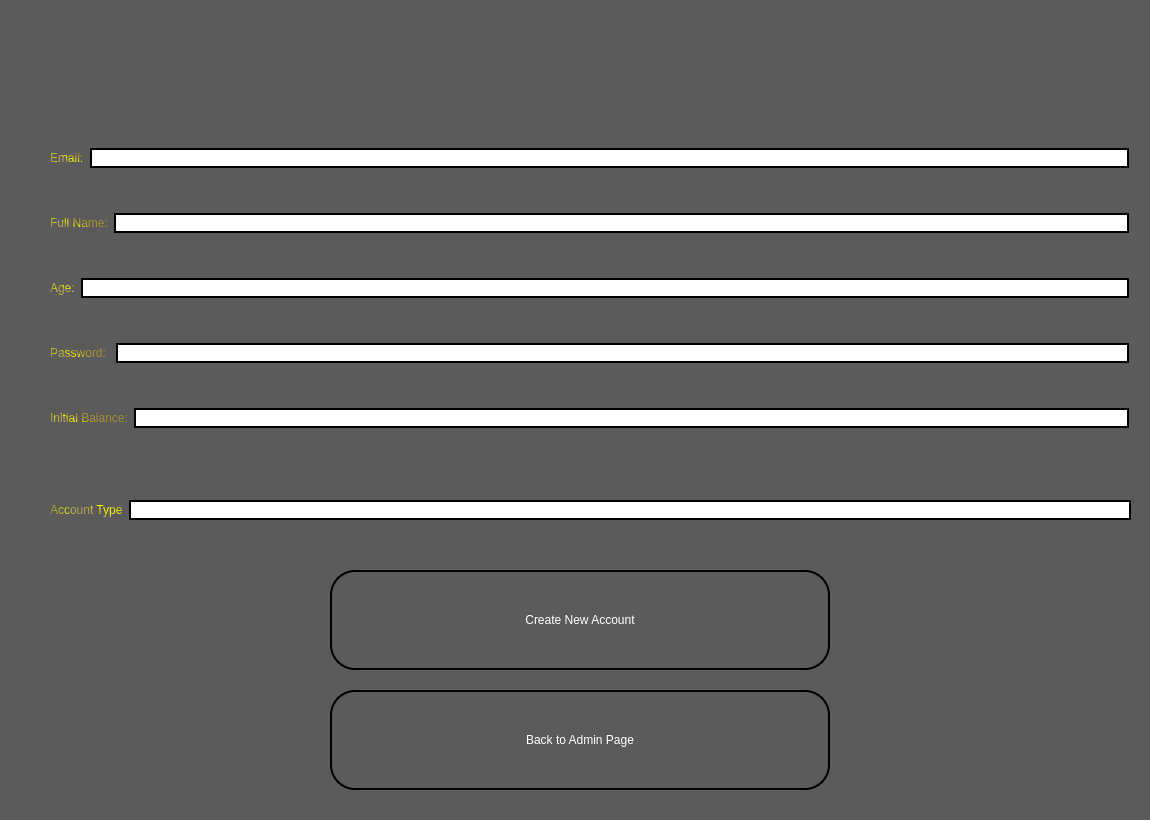
<?xml version="1.0" encoding="UTF-8"?>
<ui version="4.0">
 <class>Create_User</class>
 <widget class="QWidget" name="Create_User">
  <property name="geometry">
   <rect>
    <x>0</x>
    <y>0</y>
    <width>1150</width>
    <height>820</height>
   </rect>
  </property>
  <property name="windowTitle">
   <string>Admin - Create New User</string>
  </property>
  <property name="windowIcon">
   <iconset>
    <normaloff>C:/Users/Ahmed Mohammed/Desktop/Pictures/App_Icon.png</normaloff>C:/Users/Ahmed Mohammed/Desktop/Pictures/App_Icon.png</iconset>
  </property>
  <property name="styleSheet">
   <string notr="true">color: rgb(255, 255, 255);
font: 900 16pt &quot;Segoe UI&quot;;
</string>
  </property>
  <widget class="QLabel" name="Sign_In_Label">
   <property name="geometry">
    <rect>
     <x>0</x>
     <y>-60</y>
     <width>1161</width>
     <height>931</height>
    </rect>
   </property>
   <property name="sizePolicy">
    <sizepolicy hsizetype="Fixed" vsizetype="Fixed">
     <horstretch>0</horstretch>
     <verstretch>0</verstretch>
    </sizepolicy>
   </property>
   <property name="styleSheet">
    <string notr="true">background-color: rgb(91, 91, 91);</string>
   </property>
   <property name="text">
    <string/>
   </property>
   <property name="pixmap">
    <pixmap>C:/Users/Ahmed Mohammed/Desktop/Pictures/ezgif-6-82dce513e7.png</pixmap>
   </property>
   <property name="scaledContents">
    <bool>true</bool>
   </property>
  </widget>
  <widget class="QPushButton" name="pushButton">
   <property name="geometry">
    <rect>
     <x>330</x>
     <y>690</y>
     <width>500</width>
     <height>100</height>
    </rect>
   </property>
   <property name="styleSheet">
    <string notr="true">border-color: qlineargradient(spread:pad, x1:0, y1:0, x2:1, y2:0, stop:0 rgba(0, 0, 0, 255), stop:1 rgba(255, 255, 255, 255));
font: 700 20pt &quot;Segoe Script&quot;;
color: qconicalgradient(cx:0.058, cy:0.636, angle:0, stop:0 rgba(91, 80, 0, 255), stop:0.16 rgba(136, 106, 22, 255), stop:0.168269 rgba(235, 219, 102, 255), stop:0.225 rgba(128, 105, 15, 255), stop:0.285 rgba(204, 181, 74, 255), stop:0.415 rgba(245, 236, 112, 255), stop:0.52 rgba(209, 190, 76, 255), stop:0.57 rgba(187, 156, 51, 255), stop:0.695 rgba(202, 174, 68, 255), stop:0.75 rgba(218, 202, 86, 255), stop:0.815 rgba(208, 187, 73, 255), stop:0.88 rgba(187, 156, 51, 255), stop:0.935 rgba(137, 108, 26, 255), stop:0.990385 rgba(119, 98, 14, 255), stop:1 rgba(35, 40, 3, 255));


border-radius: 25px; /* This should be half of the width/height */
border: 2px solid black; /* Optional: adds a visible border around the button */</string>
   </property>
   <property name="text">
    <string>Back to Admin Page</string>
   </property>
  </widget>
  <widget class="QPushButton" name="Create_New_Account_PB">
   <property name="geometry">
    <rect>
     <x>330</x>
     <y>570</y>
     <width>500</width>
     <height>100</height>
    </rect>
   </property>
   <property name="styleSheet">
    <string notr="true">border-color: qlineargradient(spread:pad, x1:0, y1:0, x2:1, y2:0, stop:0 rgba(0, 0, 0, 255), stop:1 rgba(255, 255, 255, 255));
font: 700 20pt &quot;Segoe Script&quot;;
color: qconicalgradient(cx:0.058, cy:0.636, angle:0, stop:0 rgba(91, 80, 0, 255), stop:0.16 rgba(136, 106, 22, 255), stop:0.168269 rgba(235, 219, 102, 255), stop:0.225 rgba(128, 105, 15, 255), stop:0.285 rgba(204, 181, 74, 255), stop:0.415 rgba(245, 236, 112, 255), stop:0.52 rgba(209, 190, 76, 255), stop:0.57 rgba(187, 156, 51, 255), stop:0.695 rgba(202, 174, 68, 255), stop:0.75 rgba(218, 202, 86, 255), stop:0.815 rgba(208, 187, 73, 255), stop:0.88 rgba(187, 156, 51, 255), stop:0.935 rgba(137, 108, 26, 255), stop:0.990385 rgba(119, 98, 14, 255), stop:1 rgba(35, 40, 3, 255));


border-radius: 25px; /* This should be half of the width/height */
border: 2px solid black; /* Optional: adds a visible border around the button */</string>
   </property>
   <property name="text">
    <string>Create New Account</string>
   </property>
  </widget>
  <widget class="QWidget" name="layoutWidget">
   <property name="geometry">
    <rect>
     <x>50</x>
     <y>109</y>
     <width>1079</width>
     <height>361</height>
    </rect>
   </property>
   <layout class="QVBoxLayout" name="verticalLayout">
    <item>
     <layout class="QHBoxLayout" name="horizontalLayout">
      <item>
       <widget class="QLabel" name="label">
        <property name="styleSheet">
         <string notr="true">color: rgb(255, 255, 255);
color: qconicalgradient(cx:0, cy:0, angle:135, stop:0 rgba(255, 255, 0, 69), stop:0.375 rgba(255, 255, 0, 69), stop:0.423533 rgba(251, 255, 0, 145), stop:0.45 rgba(247, 255, 0, 208), stop:0.477581 rgba(255, 244, 71, 130), stop:0.518717 rgba(255, 218, 71, 130), stop:0.55 rgba(255, 255, 0, 255), stop:0.57754 rgba(255, 203, 0, 130), stop:0.625 rgba(255, 255, 0, 69), stop:1 rgba(255, 255, 0, 69));
font: 700 16pt &quot;Segoe Script&quot;;
</string>
        </property>
        <property name="text">
         <string>Email:</string>
        </property>
       </widget>
      </item>
      <item>
       <widget class="QLineEdit" name="Email_LE">
        <property name="styleSheet">
         <string notr="true">border-color: qlineargradient(spread:pad, x1:0, y1:0, x2:1, y2:0, stop:0 rgba(0, 0, 0, 255), stop:1 rgba(255, 255, 255, 255));
font: 700 20pt &quot;Segoe Script&quot;;
color: qconicalgradient(cx:0.058, cy:0.636, angle:0, stop:0 rgba(91, 80, 0, 255), stop:0.16 rgba(136, 106, 22, 255), stop:0.168269 rgba(235, 219, 102, 255), stop:0.225 rgba(128, 105, 15, 255), stop:0.285 rgba(204, 181, 74, 255), stop:0.415 rgba(245, 236, 112, 255), stop:0.52 rgba(209, 190, 76, 255), stop:0.57 rgba(187, 156, 51, 255), stop:0.695 rgba(202, 174, 68, 255), stop:0.75 rgba(218, 202, 86, 255), stop:0.815 rgba(208, 187, 73, 255), stop:0.88 rgba(187, 156, 51, 255), stop:0.935 rgba(137, 108, 26, 255), stop:0.990385 rgba(119, 98, 14, 255), stop:1 rgba(35, 40, 3, 255));


border-radius: 20px; /* This should be half of the width/height */
border: 2px solid black; /* Optional: adds a visible border around the button */</string>
        </property>
       </widget>
      </item>
     </layout>
    </item>
    <item>
     <layout class="QHBoxLayout" name="horizontalLayout_2">
      <item>
       <widget class="QLabel" name="label_2">
        <property name="styleSheet">
         <string notr="true">color: rgb(255, 255, 255);
color: qconicalgradient(cx:0, cy:0, angle:135, stop:0 rgba(255, 255, 0, 69), stop:0.375 rgba(255, 255, 0, 69), stop:0.423533 rgba(251, 255, 0, 145), stop:0.45 rgba(247, 255, 0, 208), stop:0.477581 rgba(255, 244, 71, 130), stop:0.518717 rgba(255, 218, 71, 130), stop:0.55 rgba(255, 255, 0, 255), stop:0.57754 rgba(255, 203, 0, 130), stop:0.625 rgba(255, 255, 0, 69), stop:1 rgba(255, 255, 0, 69));
font: 700 16pt &quot;Segoe Script&quot;;
</string>
        </property>
        <property name="text">
         <string>Full Name:</string>
        </property>
       </widget>
      </item>
      <item>
       <widget class="QLineEdit" name="Name_LE">
        <property name="styleSheet">
         <string notr="true">border-color: qlineargradient(spread:pad, x1:0, y1:0, x2:1, y2:0, stop:0 rgba(0, 0, 0, 255), stop:1 rgba(255, 255, 255, 255));
font: 700 20pt &quot;Segoe Script&quot;;
color: qconicalgradient(cx:0.058, cy:0.636, angle:0, stop:0 rgba(91, 80, 0, 255), stop:0.16 rgba(136, 106, 22, 255), stop:0.168269 rgba(235, 219, 102, 255), stop:0.225 rgba(128, 105, 15, 255), stop:0.285 rgba(204, 181, 74, 255), stop:0.415 rgba(245, 236, 112, 255), stop:0.52 rgba(209, 190, 76, 255), stop:0.57 rgba(187, 156, 51, 255), stop:0.695 rgba(202, 174, 68, 255), stop:0.75 rgba(218, 202, 86, 255), stop:0.815 rgba(208, 187, 73, 255), stop:0.88 rgba(187, 156, 51, 255), stop:0.935 rgba(137, 108, 26, 255), stop:0.990385 rgba(119, 98, 14, 255), stop:1 rgba(35, 40, 3, 255));


border-radius: 20px; /* This should be half of the width/height */
border: 2px solid black; /* Optional: adds a visible border around the button */</string>
        </property>
       </widget>
      </item>
     </layout>
    </item>
    <item>
     <layout class="QHBoxLayout" name="horizontalLayout_3">
      <item>
       <widget class="QLabel" name="label_4">
        <property name="styleSheet">
         <string notr="true">color: rgb(255, 255, 255);
color: qconicalgradient(cx:0, cy:0, angle:135, stop:0 rgba(255, 255, 0, 69), stop:0.375 rgba(255, 255, 0, 69), stop:0.423533 rgba(251, 255, 0, 145), stop:0.45 rgba(247, 255, 0, 208), stop:0.477581 rgba(255, 244, 71, 130), stop:0.518717 rgba(255, 218, 71, 130), stop:0.55 rgba(255, 255, 0, 255), stop:0.57754 rgba(255, 203, 0, 130), stop:0.625 rgba(255, 255, 0, 69), stop:1 rgba(255, 255, 0, 69));
font: 700 16pt &quot;Segoe Script&quot;;
</string>
        </property>
        <property name="text">
         <string>Age:</string>
        </property>
       </widget>
      </item>
      <item>
       <widget class="QLineEdit" name="Age_LE">
        <property name="styleSheet">
         <string notr="true">border-color: qlineargradient(spread:pad, x1:0, y1:0, x2:1, y2:0, stop:0 rgba(0, 0, 0, 255), stop:1 rgba(255, 255, 255, 255));
font: 700 20pt &quot;Segoe Script&quot;;
color: qconicalgradient(cx:0.058, cy:0.636, angle:0, stop:0 rgba(91, 80, 0, 255), stop:0.16 rgba(136, 106, 22, 255), stop:0.168269 rgba(235, 219, 102, 255), stop:0.225 rgba(128, 105, 15, 255), stop:0.285 rgba(204, 181, 74, 255), stop:0.415 rgba(245, 236, 112, 255), stop:0.52 rgba(209, 190, 76, 255), stop:0.57 rgba(187, 156, 51, 255), stop:0.695 rgba(202, 174, 68, 255), stop:0.75 rgba(218, 202, 86, 255), stop:0.815 rgba(208, 187, 73, 255), stop:0.88 rgba(187, 156, 51, 255), stop:0.935 rgba(137, 108, 26, 255), stop:0.990385 rgba(119, 98, 14, 255), stop:1 rgba(35, 40, 3, 255));


border-radius: 20px; /* This should be half of the width/height */
border: 2px solid black; /* Optional: adds a visible border around the button */</string>
        </property>
       </widget>
      </item>
     </layout>
    </item>
    <item>
     <layout class="QHBoxLayout" name="horizontalLayout_4">
      <item>
       <widget class="QLabel" name="label_3">
        <property name="styleSheet">
         <string notr="true">color: rgb(255, 255, 255);
color: qconicalgradient(cx:0, cy:0, angle:135, stop:0 rgba(255, 255, 0, 69), stop:0.375 rgba(255, 255, 0, 69), stop:0.423533 rgba(251, 255, 0, 145), stop:0.45 rgba(247, 255, 0, 208), stop:0.477581 rgba(255, 244, 71, 130), stop:0.518717 rgba(255, 218, 71, 130), stop:0.55 rgba(255, 255, 0, 255), stop:0.57754 rgba(255, 203, 0, 130), stop:0.625 rgba(255, 255, 0, 69), stop:1 rgba(255, 255, 0, 69));
font: 700 16pt &quot;Segoe Script&quot;;
</string>
        </property>
        <property name="text">
         <string>Password: </string>
        </property>
       </widget>
      </item>
      <item>
       <widget class="QLineEdit" name="PW_LE">
        <property name="styleSheet">
         <string notr="true">border-color: qlineargradient(spread:pad, x1:0, y1:0, x2:1, y2:0, stop:0 rgba(0, 0, 0, 255), stop:1 rgba(255, 255, 255, 255));
font: 700 20pt &quot;Segoe Script&quot;;
color: qconicalgradient(cx:0.058, cy:0.636, angle:0, stop:0 rgba(91, 80, 0, 255), stop:0.16 rgba(136, 106, 22, 255), stop:0.168269 rgba(235, 219, 102, 255), stop:0.225 rgba(128, 105, 15, 255), stop:0.285 rgba(204, 181, 74, 255), stop:0.415 rgba(245, 236, 112, 255), stop:0.52 rgba(209, 190, 76, 255), stop:0.57 rgba(187, 156, 51, 255), stop:0.695 rgba(202, 174, 68, 255), stop:0.75 rgba(218, 202, 86, 255), stop:0.815 rgba(208, 187, 73, 255), stop:0.88 rgba(187, 156, 51, 255), stop:0.935 rgba(137, 108, 26, 255), stop:0.990385 rgba(119, 98, 14, 255), stop:1 rgba(35, 40, 3, 255));


border-radius: 20px; /* This should be half of the width/height */
border: 2px solid black; /* Optional: adds a visible border around the button */</string>
        </property>
       </widget>
      </item>
     </layout>
    </item>
    <item>
     <layout class="QHBoxLayout" name="horizontalLayout_5">
      <item>
       <widget class="QLabel" name="label_5">
        <property name="styleSheet">
         <string notr="true">color: rgb(255, 255, 255);
color: qconicalgradient(cx:0, cy:0, angle:135, stop:0 rgba(255, 255, 0, 69), stop:0.375 rgba(255, 255, 0, 69), stop:0.423533 rgba(251, 255, 0, 145), stop:0.45 rgba(247, 255, 0, 208), stop:0.477581 rgba(255, 244, 71, 130), stop:0.518717 rgba(255, 218, 71, 130), stop:0.55 rgba(255, 255, 0, 255), stop:0.57754 rgba(255, 203, 0, 130), stop:0.625 rgba(255, 255, 0, 69), stop:1 rgba(255, 255, 0, 69));
font: 700 16pt &quot;Segoe Script&quot;;
</string>
        </property>
        <property name="text">
         <string>Initial Balance:</string>
        </property>
       </widget>
      </item>
      <item>
       <widget class="QLineEdit" name="Balance_LE">
        <property name="styleSheet">
         <string notr="true">border-color: qlineargradient(spread:pad, x1:0, y1:0, x2:1, y2:0, stop:0 rgba(0, 0, 0, 255), stop:1 rgba(255, 255, 255, 255));
font: 700 20pt &quot;Segoe Script&quot;;
color: qconicalgradient(cx:0.058, cy:0.636, angle:0, stop:0 rgba(91, 80, 0, 255), stop:0.16 rgba(136, 106, 22, 255), stop:0.168269 rgba(235, 219, 102, 255), stop:0.225 rgba(128, 105, 15, 255), stop:0.285 rgba(204, 181, 74, 255), stop:0.415 rgba(245, 236, 112, 255), stop:0.52 rgba(209, 190, 76, 255), stop:0.57 rgba(187, 156, 51, 255), stop:0.695 rgba(202, 174, 68, 255), stop:0.75 rgba(218, 202, 86, 255), stop:0.815 rgba(208, 187, 73, 255), stop:0.88 rgba(187, 156, 51, 255), stop:0.935 rgba(137, 108, 26, 255), stop:0.990385 rgba(119, 98, 14, 255), stop:1 rgba(35, 40, 3, 255));


border-radius: 20px; /* This should be half of the width/height */
border: 2px solid black; /* Optional: adds a visible border around the button */</string>
        </property>
       </widget>
      </item>
     </layout>
    </item>
   </layout>
  </widget>
  <widget class="QWidget" name="layoutWidget">
   <property name="geometry">
    <rect>
     <x>50</x>
     <y>480</y>
     <width>1081</width>
     <height>60</height>
    </rect>
   </property>
   <layout class="QHBoxLayout" name="horizontalLayout_6">
    <item>
     <widget class="QLabel" name="Account_Type_Label">
      <property name="styleSheet">
       <string notr="true">color: rgb(255, 255, 255);
color: qconicalgradient(cx:0, cy:0, angle:135, stop:0 rgba(255, 255, 0, 69), stop:0.375 rgba(255, 255, 0, 69), stop:0.423533 rgba(251, 255, 0, 145), stop:0.45 rgba(247, 255, 0, 208), stop:0.477581 rgba(255, 244, 71, 130), stop:0.518717 rgba(255, 218, 71, 130), stop:0.55 rgba(255, 255, 0, 255), stop:0.57754 rgba(255, 203, 0, 130), stop:0.625 rgba(255, 255, 0, 69), stop:1 rgba(255, 255, 0, 69));
font: 700 16pt &quot;Segoe Script&quot;;
</string>
      </property>
      <property name="text">
       <string>Account Type</string>
      </property>
     </widget>
    </item>
    <item>
     <widget class="QLineEdit" name="Account_Type_LE">
      <property name="styleSheet">
       <string notr="true">border-color: qlineargradient(spread:pad, x1:0, y1:0, x2:1, y2:0, stop:0 rgba(0, 0, 0, 255), stop:1 rgba(255, 255, 255, 255));
font: 700 20pt &quot;Segoe Script&quot;;
color: qconicalgradient(cx:0.058, cy:0.636, angle:0, stop:0 rgba(91, 80, 0, 255), stop:0.16 rgba(136, 106, 22, 255), stop:0.168269 rgba(235, 219, 102, 255), stop:0.225 rgba(128, 105, 15, 255), stop:0.285 rgba(204, 181, 74, 255), stop:0.415 rgba(245, 236, 112, 255), stop:0.52 rgba(209, 190, 76, 255), stop:0.57 rgba(187, 156, 51, 255), stop:0.695 rgba(202, 174, 68, 255), stop:0.75 rgba(218, 202, 86, 255), stop:0.815 rgba(208, 187, 73, 255), stop:0.88 rgba(187, 156, 51, 255), stop:0.935 rgba(137, 108, 26, 255), stop:0.990385 rgba(119, 98, 14, 255), stop:1 rgba(35, 40, 3, 255));


border-radius: 20px; /* This should be half of the width/height */
border: 2px solid black; /* Optional: adds a visible border around the button */</string>
      </property>
     </widget>
    </item>
   </layout>
  </widget>
 </widget>
 <resources/>
 <connections/>
</ui>
